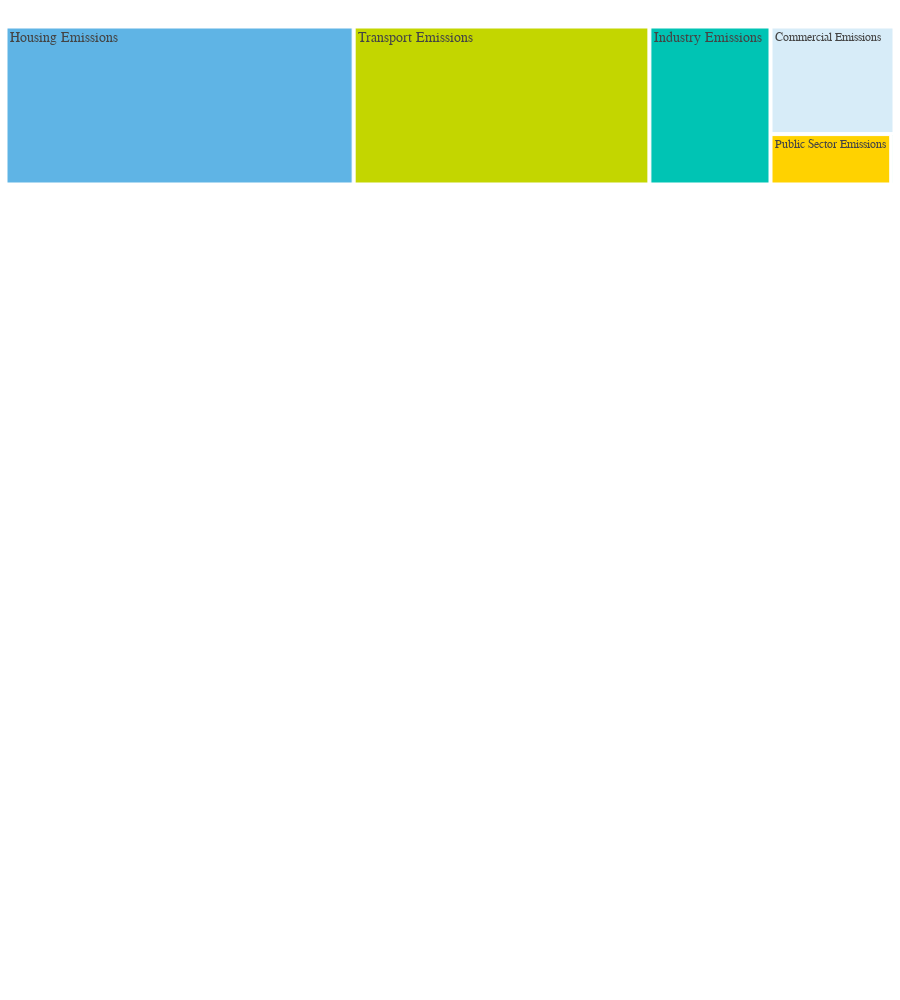

The code cell stored with this chart in its notebook:
### Markdown cell above
# Emissions Tree Chart

### Code cell
#read data
BEIS_csv = pd.read_excel('Data/LA_Emissions.xlsx', engine='openpyxl')
#select totals columns
BEIS_Totals = BEIS_csv[['Calendar Year',
                        'Industry Total',
                        'Commercial Total',
                        'Public Sector Total',
                        'Domestic Total',
                        'Transport Total',
                        'Agriculture Total',
                        'Waste Management Total']]

#select latest year
latest_year = BEIS_Totals.sort_values("Calendar Year", ascending=False).iloc[0]["Calendar Year"]
BEIS_Totals_latest = BEIS_Totals[BEIS_Totals["Calendar Year"] == latest_year]

# Rename Columns
BEIS_Totals_latest.rename(columns={'Industry Total': 'Industry Emissions',
                              'Commercial Total': 'Commercial Emissions',
                              'Public Sector Total': 'Public Sector Emissions',
                              'Domestic Total': 'Housing Emissions',
                              'Transport Total': 'Transport Emissions',
                              'Agriculture Total': 'Agriculture Emissions',
                              'Commercial Total': 'Commercial Emissions',
                              'Waste Management Total': 'Waste Management Emissions',
                             }, inplace=True)

#change wide to long
df_long = pd.melt(BEIS_Totals_latest, id_vars=["Calendar Year"])

#specify colours
color_range = ["#c3d600", "#d7ecf8",'#00c4b4',"#40d3c7",'#5fb4e5','#ffd200']

# Create a treemap chart
emissions_treemap = px.treemap(df_long,
                               values='value',
                               path=['variable'],
                               color='variable',
                               color_discrete_sequence=color_range,
                               height = 1000
                               )
emissions_treemap.update_layout(
    font={'family': "Poppins",
          'color':'#000f9f',
         'size':14},
    margin=dict(t=0, b=810, l=0,r=0),

)

### Figure 1 — Plotly figure (JSON) as saved in the notebook; plotly's stock layout.template omitted (floating-point values rounded to 4 significant figures)
{"data": [{"branchvalues": "total", "customdata": [["Transport Emissions"], ["Commercial Emissions"], ["Industry Emissions"], ["Agriculture Emissions"], ["Housing Emissions"], ["Public Sector Emissions"], ["Waste Management Emissions"]], "domain": {"x": [0, 1], "y": [0, 1]}, "hovertemplate": "labels=%{label}<br>value=%{value}<br>parent=%{parent}<br>id=%{id}<br>variable=%{customdata[0]}<extra></extra>", "ids": ["Transport Emissions", "Commercial Emissions", "Industry Emissions", "Agriculture Emissions", "Housing Emissions", "Public Sector Emissions", "Waste Management Emissions"], "labels": ["Transport Emissions", "Commercial Emissions", "Industry Emissions", "Agriculture Emissions", "Housing Emissions", "Public Sector Emissions", "Waste Management Emissions"], "marker": {"colors": ["#c3d600", "#d7ecf8", "#00c4b4", "#40d3c7", "#5fb4e5", "#ffd200", "#c3d600"]}, "name": "", "parents": ["", "", "", "", "", "", ""], "type": "treemap", "values": [255.7, 73, 104.7, 0.9, 301, 33.3, 0]}], "layout": {"font": {"color": "#000f9f", "family": "Poppins", "size": 14}, "height": 1000, "legend": {"tracegroupgap": 0}, "margin": {"b": 810, "l": 0, "r": 0, "t": 0}, "treemapcolorway": ["#c3d600", "#d7ecf8", "#00c4b4", "#40d3c7", "#5fb4e5", "#ffd200"]}}
